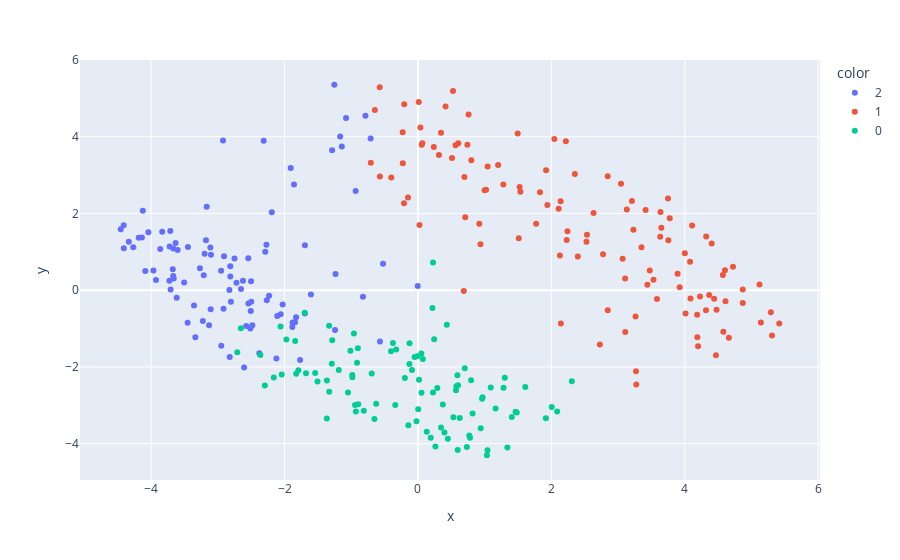

Notebook code for this chart:
### Markdown cell above
### pca and feature importances

### Code cell
pca = PCA()
cosims_means_pca = pca.fit_transform(X)

px.scatter(x = cosims_means_pca[:,0],
           y = cosims_means_pca[:,1],
           color=cosims_means_com['community'],
           hover_data = [cosims_means_com.index]
           )

### Figure 1 — Plotly figure (JSON) as saved in the notebook; plotly's stock layout.template omitted (floating-point values rounded to 4 significant figures)
{"data": [{"customdata": [["Jim Gaffigan: Comedy Monster (2021) | Transcript"], ["Kathleen Madigan: Bothering Jesus (2016) – Transcript"], ["Phil Wang: Philly Philly Wang Wang (2021) – Transcript"], ["Tom Papa: Freaked Out (2013) – Transcript"], ["Bo Burnham: Inside (2021) – Transcript"], ["Brian Regan: On The Rocks (2021) – Transcript"], ["Sarah Cooper: Everything’s Fine (2020) – Transcript"], ["Bo Burnham: Words, Words, Words (2010) – Transcript"], ["RONNY CHIENG: ASIAN COMEDIAN DESTROYS AMERICA (2019) – TRANSCRIPT"], ["Craig Ferguson: A Wee Bit o’ Revolution (2009) – Transcript"], ["Jack Whitehall: I’m Only Joking (2020) | Transcript"], ["ROY WOOD JR.: FATHER FIGURE (2017) – FULL TRANSCRIPT"], ["BILLY CONNOLLY: HIGH HORSE TOUR LIVE (2016) – FULL TRANSCRIPT"], ["Hannah Gadsby: Douglas (2020) – Transcript"], ["PATTON OSWALT: I LOVE EVERYTHING (2020) – FULL TRANSCRIPT"], ["LEE MACK: GOING OUT LIVE (2010) – FULL TRANSCRIPT"], ["Jerry Seinfeld: 23 Hours To Kill (2020) – Transcript"], ["MARIA BAMFORD: WEAKNESS IS THE BRAND (2020) – FULL TRANSCRIPT"], ["Amanda Seales: I Be Knowin’ (2019) – Transcript"], ["Stewart Lee: Carpet Remnant World (2012) – Full Transcript"], ["Stewart Lee: Content Provider (2018) – Transcript"], ["Jim Gaffigan: Quality Time (2019) – Full Transcript"], ["Kevin Bridges: A Whole Different Story (2015) – Full Transcript"], ["Kevin Bridges: The Story So Far… Live in Glasgow (2010) – Full Transcript"], ["Kevin Bridges: The Story Continues (2012) – Full Transcript"], ["Mike Birbiglia: The New One (2019) – Full Transcript"], ["Iliza Shlesinger: Unveiled (2019) – Full Transcript"], ["David Cross: Oh Come On (2019) – Full Transcript"], ["Colin Quinn: The New York Story (2016) – Full Transcript"], ["George Carlin: What Am I Doing in New Jersey? (1988) – Full Transcript"], ["Roy Wood Jr.: No One Loves You (2019) – Transcript"], ["Jimmy Carr: The Best of Ultimate Gold Greatest Hits (2019) – Full Transcript"], ["W. Kamau Bell: Private School Negro (2018) – Transcript"], ["Sebastian Maniscalco: Aren’t You Embarrassed? (2014) – Full Transcript"], ["Sebastian Maniscalco: What’s Wrong with People? (2012) – Full Transcript"], ["Oh, Hello On Broadway (2017) – Transcript"], ["Vir Das: Losing It (2018) – Full Transcript"], ["Jeff Foxworthy & Larry the Cable Guy: We’ve Been Thinking (2016) – Full Transcript"], ["Jeff Foxworthy: Totally Committed (1998) – Full Transcript"], ["BILL MAHER: LIVE FROM OKLAHOMA (2018) – Full Transcript"], ["Rowan Atkinson Live (1992) – Transcript"], ["Iliza Shlesinger: Confirmed Kills (2016) – Full Transcript"], ["JIM GAFFIGAN: NOBLE APE (2018) – Full Transcript"], ["Hannah Gadsby: Nanette (2018) – Transcript"], ["RICKY GERVAIS: LIVE IV – SCIENCE (2010) – Full Transcript"], ["RON WHITE: A LITTLE UNPROFESSIONAL (2012) – Full Transcript"], ["Ali Wong: Hard Knock Wife (2018) – Transcript"], ["John Mulaney: Kid Gorgeous At Radio City (2018) – Transcript"], ["George Carlin: You Are All Diseased (1999) – Transcript"], ["RICKY GERVAIS: HUMANITY (2018) – Full Transcript"], ["ADEL KARAM: LIVE FROM BEIRUT (2018) – Full Transcript"], ["STEWART LEE: 90s COMEDIAN (2006) – Full Transcript"], ["DAVE ATTELL: ROAD WORK (2014) – Full Transcript"], ["Eddie Izzard – Glorious (1997) – Transcript"], ["FRED ARMISEN: STANDUP FOR DRUMMERS (2018) – Full Transcript"], ["DANA CARVEY: STRAIGHT WHITE MALE, 60 (2016) – Full Transcript"], ["EDDIE IZZARD: STRIPPED (2009) – Full Transcript"], ["BRIAN REGAN: STANDING UP (2007) – Full Transcript"], ["BRIAN REGAN: NUNCHUCKS AND FLAMETHROWERS (2017) – Full Transcript"], ["Eddie Izzard: Unrepeatable (1994) | Transcript"], ["Stewart Lee: Stand-Up Comedian (2005) – Transcript"], ["JIMMY CARR: FUNNY BUSINESS (2016) – Full Transcript"], ["Eddie Izzard: Dress To Kill (1999) – Transcript"], ["FAHIM ANWAR: THERE’S NO BUSINESS LIKE SHOW BUSINESS (2017) – Transcript"], ["MAZ JOBRANI: IMMIGRANT (2017) – Full Transcript"], ["TODD BARRY: SPICY HONEY (2017) – Full Transcript"], ["Jerry Seinfeld: I’m Telling You for the Last Time (1998) – Transcript"], ["RICKY GERVAIS LIVE 2: POLITICS (2004) – Full Transcript"], ["CHRISTINA PAZSITZKY: MOTHER INFERIOR (2017) – FULL TRANSCRIPT"], ["Jack Whitehall: At Large (2017) – Transcript"], ["JUDAH FRIEDLANDER: AMERICA IS THE GREATEST COUNTRY IN THE UNITED STATES (2017) – Full Transcript"], ["PATTON OSWALT: ANNIHILATION (2017) – Full Transcript"], ["BILL MAHER: LIVE FROM D.C. (2014) – Full Transcript"], ["Pablo Francisco: Ouch! Live From San Jose (2006) – Full Transcript"], ["BILL MAHER… BUT I’M NOT WRONG (2010) – Full Transcript"], ["RUSSELL BRAND: MESSIAH COMPLEX (2013) – Full Transcript"], ["AL MADRIGAL: WHY IS THE RABBIT CRYING? (2013) – Full Transcript"], ["NEAL BRENNAN: 3 MICS (2017)- FULL TRANSCRIPT"], ["John Mulaney: New In Town (2012) – Transcript"], ["ALI WONG: BABY COBRA (2016) – Full Transcript"], ["Dylan Moran: Off The Hook (2015) – Transcript"], ["Hannibal Buress: Comedy Camisado (2016) – Transcript"], ["Neal Brennan: Women And Black Dudes (2014) – Transcript"], ["NICK OFFERMAN: AMERICAN HAM (2014) – Full Transcript"], ["Bo Burnham: What (2013) – Transcript"], ["John Mulaney: The Comeback Kid (2015) – Transcript"], ["LEWIS BLACK: BLACK TO THE FUTURE (2016) – Full Transcript"], ["Mike Birbiglia: Thank God for Jokes (2017) – Transcript"], ["GEORGE CARLIN: PLAYING WITH YOUR HEAD (1986) – Full Transcript"], ["GEORGE CARLIN: CARLIN ON CAMPUS (1984) – Full Transcript"], ["RICKY GERVAIS: OUT OF ENGLAND 2 (2010) – Full Transcript"], ["JIM GAFFIGAN: CINCO (2017) – Full Transcript"], ["BILL HICKS: RELENTLESS (1991) – Transcript"], ["Daniel Tosh: Happy Thoughts (2011) – Transcript"], ["George Carlin: Jamming in New York (1992) – Transcript"], ["GEORGE CARLIN: COMPLAINTS AND GRIEVANCES (2001) – FULL TRANSCRIPT"], ["GEORGE CARLIN: LIFE IS WORTH LOSING (2006) – Transcript"], ["Dave Chappelle: 8:46 – Transcript"]], "hovertemplate": "color=2<br>x=%{x}<br>y=%{y}<br>hover_data_0=%{customdata[0]}<extra></extra>", "legendgroup": "2", "marker": {"color": "#636efa", "symbol": "circle"}, "mode": "markers", "name": "2", "orientation": "v", "showlegend": true, "type": "scatter", "x": [-2.605, -1.766, -3.726, -2.266, -1.857, -3.224, -3.107, -1.907, -3.675, -2.122, -2.907, -1.235, -2.271, -1.842, -4.087, -1.604, -1.878, -3.336, -2.72, -3.602, -4.04, -2.821, -3.166, -4.138, -1.077, -2.948, -2.542, -2.813, -2.623, -4.124, -1.694, -3.268, -2.498, -2.482, -0.5693, -3.505, -4.409, -2.95, -3.965, -3.834, -4.455, -0.8244, -3.452, -2.826, -1.827, -0.934, -2.312, -3.927, -1.253, -2.511, -2.506, -3.722, -1.242, -2.502, -2.574, -3.707, -2.812, -2.028, -3.131, -3.177, -4.411, -0.5233, -3.112, -2.232, -2.057, -3.616, -3.632, -3.863, -2.109, -3.661, -3.667, -2.749, -4.334, -1.695, -4.185, -3.712, -3.103, -3.448, -2.914, -2.804, -2.289, -2.652, -3.669, -1.141, -0.003254, -3.357, -4.268, -3.211, -2.543, -2.19, -1.882, -2.378, -1.165, -3.198, -2.922, -0.7867, -0.7091, -1.286], "xaxis": "x", "y": [-2.013, -1.821, 0.2432, -0.2621, 2.756, -0.8011, -0.4978, 3.186, 0.5479, -1.779, 0.8875, 0.4185, 1.183, -0.8341, 0.4969, -0.1154, -0.8398, -1.225, 0.1959, 1.044, 1.51, -1.741, 2.176, 1.376, 4.486, -1.449, -0.3485, 0.6209, 0.2439, 2.069, 1.171, 0.5718, -0.3001, -0.9125, -1.337, 0.1989, 1.091, 0.5073, 0.5106, 1.522, 1.587, -0.174, -0.8495, 0.003434, -0.7059, 2.584, 3.893, 0.2628, 5.354, -0.9957, -0.5457, 1.138, -1.041, 0.2345, -0.9341, 0.0174, 0.3589, -0.3726, -0.9147, 1.304, 1.693, 0.6907, 1.113, -0.144, -0.6303, -0.1955, 1.23, 1.075, -0.6759, 0.3043, 1.086, 0.828, 1.264, -0.6084, 1.365, 1.541, 0.9207, 1.125, -0.4863, -0.3028, 1.005, 0.02969, 0.3696, 3.746, 0.1107, -0.4019, 1.116, 0.3888, 0.8344, 2.033, -0.9593, -1.641, 4.007, 0.9511, 3.901, 4.546, 3.951, 3.65], "yaxis": "y"}, {"customdata": [["Louis C. K.: Sorry (2021) | Transcript"], ["Mo Amer: Mohammed in Texas (2021) | Transcript"], ["Dave Chappelle: The Closer (2021) | Transcript"], ["Doug Stanhope: Beer Hall Putsch (2013) – Transcript"], ["Chris Rock Total Blackout: The Tamborine Extended Cut – Transcript"], ["Kevin Hart: Zero F**ks Given (2020) – Transcript"], ["Sam Jay: 3 in the Morning (2020) – Transcript"], ["GEORGE LOPEZ: WE’LL DO IT FOR HALF (2020) – FULL TRANSCRIPT"], ["JIM JEFFERIES: INTOLERANT (2020) – FULL TRANSCRIPT"], ["George Carlin: Doin’ It Again (1990) – Transcript"], ["ERIC ANDRE: LEGALIZE EVERYTHING (2020)"], ["RUSSELL PETERS: DEPORTED (2020) – FULL TRANSCRIPT"], ["LEE MACK: LIVE (2007) – FULL TRANSCRIPT"], ["JIM NORTON: AMERICAN DEGENERATE (2013) – FULL TRANSCRIPT"], ["Jim Norton: Monster Rain (2007) – Transcript"], ["Chris D’Elia: Man on Fire (2017) – Full Transcript"], ["Marc Maron: End Times Fun (2020) – Full Transcript"], ["PETE DAVIDSON: ALIVE FROM NEW YORK (2020) – FULL TRANSCRIPT"], ["Dan Soder: Son of a Gary (2019) – Full Transcript"], ["Tiffany Haddish: Black Mitzvah (2019) – Transcript"], ["Arsenio Hall: Smart and Classy (2019) – Transcript"], ["Nikki Glaser: Bangin’ (2019) – Full Transcript"], ["Bill Burr: Paper Tiger (2019) – Transcript"], ["Dave Chappelle: Sticks & Stones (2019) – Transcript"], ["Ralphie May: Filthy Animal Tour (2014) – Transcript"], ["Mike Epps: Only One Mike (2019) – Full Transcript"], ["Adam DeVine: Best Time of Our Lives (2019) – Full Transcript"], ["Jo Koy: Live from Seattle (2017) – Full Transcript"], ["Jo Koy: Comin’ in Hot (2019) – Full Transcript"], ["Cedric the Entertainer: Live from the Ville (2016) – Transcript"], ["Eddie Murphy: Raw (1987) – Transcript"], ["Robin Williams: Weapons of Self Destruction (2009) – Full Transcript"], ["ROBIN WILLIAMS LIVE ON BROADWAY (2002) – FULL TRANSCRIPT"], ["Kevin Hart: Irresponsible (2019) – Transcript"], ["Ken Jeong: You Complete Me, Ho (2019) – Full Transcript"], ["Adam Sandler: 100% Fresh (2018) – Full Transcript"], ["RON WHITE: IF YOU QUIT LISTENING, I’LL SHUT UP (2018) – FULL TRANSCRIPT"], ["Joe Rogan: Strange Times (2018) – Full Transcript"], ["D.L. Hughley: Contrarian (2018) – Transcript"], ["Bert Kreischer: Secret Time (2018) – Transcript"], ["Jim Norton: Contextually Inadequate (2015) – Transcript"], ["BRAD WILLIAMS: DADDY ISSUES (2016) – Full Transcript"], ["Deray Davis: How To Act Black (2017) – Transcript"], ["JIM JEFFERIES: THIS IS ME NOW (2018) – Full transcript"], ["KEVIN SMITH: SILENT BUT DEADLY (2018) – Full Transcript"], ["BRENT MORIN: I’M BRENT MORIN (2015) – Full Transcript"], ["Eddie Griffin: Undeniable (2018) – Transcript"], ["Marlon Wayans: Woke-Ish (2018) – Transcript"], ["Chris Rock: Bring the Pain (1996) – Transcript"], ["ARI SHAFFIR: DOUBLE NEGATIVE (2017) – Full Transcript"], ["Chris Rock: Tamborine (2018) – Transcript"], ["Katt Williams: Great America (2018) – Transcript"], ["JIMMY CARR: BEING FUNNY (2011) – Full Transcript"], ["JIMMY CARR: LAUGHING AND JOKING (2013) – Full Transcript"], ["D.L. Hughley: Unapologetic (2007) – Transcript"], ["BRIDGET EVERETT: GYNECOLOGICAL WONDER (2015) – Full Transcript"], ["Chris Rock: Never Scared (2004) – Transcript"], ["Chris Tucker: Live (2015) – Transcript"], ["Kevin Hart: What Now (2016) – Transcript"], ["Kevin Hart: Let Me Explain (2013) – Transcript"], ["Tom Segura: Disgraceful (2018) – Transcript"], ["Craig Ferguson: Does This Need To Be Said? (2011) – Transcript"], ["Dave Chappelle: The Bird Revelation (2017) – Transcript"], ["Dave Chappelle: Equanimity (2017) – Transcript"], ["CRAIG FERGUSON: I’M HERE TO HELP (2013) – Full Transcript"], ["WHITNEY CUMMINGS: I LOVE YOU (2014) – Full Transcript"], ["WHITNEY CUMMINGS: I’M YOUR GIRLFRIEND (2016) – Full Transcript"], ["Russell Howard Live: Dingledodies (2009) – Full Transcript"], ["Paul Mooney: A Piece of My Mind – Godbless America (2014) – Transcript"], ["Chris Rock: Kill The Messenger – London, New York, Johannesburg (2008) – Transcript"], ["Chris Rock: Bigger & Blacker (1999) – Transcript"], ["LISA LAMPANELLI: BACK TO THE DRAWING BOARD (2015) – Full Transcript"], ["ERIK GRIFFIN: THE UGLY TRUTH (2017) – Full Transcript"], ["Richard Pryor: Live And Smokin’ (1971) – Transcript"], ["RICHARD PRYOR: …HERE AND NOW (1983) – Full Transcript"], ["Jim Jefferies: Alcoholocaust (2010) – Transcript"], ["Kevin Hart: Seriously Funny (2010) – Transcript"], ["AZIZ ANSARI: INTIMATE MOMENTS FOR A SENSUAL EVENING (2010) – Full Transcript"], ["BIG JAY OAKERSON: LIVE AT WEBSTER HALL (2016) – Full Transcript"], ["George Carlin at USC (1977) – Full Transcript"], ["Jim Norton: Mouthful Of Shame (2017) Transcript"], ["Michael Che Matters (2016) – Transcript"], ["Joe Rogan: Triggered (2016) – Transcript"], ["Bo Burnham: Make Happy (2016) – Transcript"], ["BILL HICKS: REVELATIONS (1993) – FULL TRANSCRIPT"], ["DOUG STANHOPE: BEFORE TURNING THE GUN ON HIMSELF (2012) – Transcript"], ["DOUG STANHOPE: DEADBEAT HERO (2004) – Transcript"], ["JIM JEFFERIES: CONTRABAND (2008) – Full Transcript"], ["GEORGE CARLIN: AGAIN!* (1978) – Full Transcript"], ["Louis C.K.: Chewed Up (2008) – Transcript"], ["Tom Segura: Completely Normal (2014) – Transcript"], ["Louis C.K.: Live at the Beacon Theatre (2011) – Transcript"], ["JIM JEFFERIES: I SWEAR TO GOD (2009) – FULL TRANSCRIPT"], ["LOUIS C.K.: HILARIOUS (2010) – Full Transcript"], ["LOUIS C.K.: SHAMELESS (2007) – Full Transcript"], ["BILL BURR: I’M SORRY YOU FEEL THAT WAY (2014) – Full Transcript"], ["BILL BURR: YOU PEOPLE ARE ALL THE SAME (2012) – Full Transcript"], ["Dave Chappelle: For What It’s Worth (2004) – Transcript"], ["Dave Chappelle: Killin’ Them Softly (2000) – Transcript"], ["Eddie Griffin: You Can Tell ‘Em I Said It! (2011) – Transcript"], ["BILL BURR: WALK YOUR WAY OUT (2017) – Full Transcript"], ["Katt Williams: Live (2006) – Transcript"], ["Richard Pryor: Live in Concert (1979) – Transcript"], ["RICHARD PRYOR: LIVE ON THE SUNSET STRIP (1982) – Full Transcript"], ["JIM JEFFERIES: BARE (2014) – Full Transcript"], ["Dave Chappelle: Deep in the Heart of Texas (2017) – Transcript"], ["Tom Segura: Mostly Stories (2016) – Transcript"], ["JIM JEFFERIES: FREEDUMB (2016) – Full Transcript"], ["Eddie Murphy: Delirious (1983) – Transcript"], ["Dave Chappelle: The Age of Spin (2017) – Transcript"], ["GEORGE CARLIN: BACK IN TOWN (1996) – Full transcript"], ["LOUIS C.K.: 2017 – Full transcript"], ["George Carlin: It’s Bad For Ya (2008) Full transcript"], ["JIM JEFFERIES ON GUN CONTROL [FULL TRANSCRIPT]"]], "hovertemplate": "color=1<br>x=%{x}<br>y=%{y}<br>hover_data_0=%{customdata[0]}<extra></extra>", "legendgroup": "1", "marker": {"color": "#EF553B", "symbol": "circle"}, "mode": "markers", "name": "1", "orientation": "v", "showlegend": true, "type": "scatter", "x": [0.9996, 2.845, 1.021, 0.4144, 3.208, 4.012, 4.228, 4.403, 1.28, -0.6453, -0.2087, 4.189, 3.106, 1.772, -0.2288, 5.416, 2.728, 4.578, 2.241, 3.108, 3.413, 3.263, 4.602, 1.044, 1.921, 3.774, 4.079, 5.291, 4.869, 2.633, 4.723, 1.202, 0.3454, 4.366, 0.9377, 0.7999, 0.2379, 3.637, 0.7414, 1.512, -0.7067, 3.583, 4.61, 0.6966, 3.531, 5.307, 0.6051, 4.11, 3.649, 3.268, 3.131, 2.045, -0.2269, -0.1488, 2.845, 2.397, 1.495, 5.141, 4.318, 4.869, 3.273, 2.774, 0.5635, 0.511, 2.109, 3.351, 2.143, 0.6876, 1.941, 3.044, 3.748, 1.524, 4.001, 2.129, 5.12, -0.5707, 4.199, 0.9198, 3.754, 0.05702, 4.186, 4.44, 2.352, 0.709, -0.2048, 0.01224, 0.5256, -0.4, 0.7587, 2.23, 4.661, 3.924, 0.06604, 4.477, 3.893, 3.631, 4.571, 1.83, 3.44, 2.139, 3.23, 2.534, 4.321, 4.086, 3.069, 3.475, 4.467, 1.537, 2.217, 0.3149, -0.5727, 2.526, 0.03733, 0.02294], "xaxis": "x", "y": [2.608, -0.5235, 2.616, 4.788, 2.326, -0.6053, -0.1671, 1.213, 2.752, 4.696, 2.267, -1.23, 0.3023, 1.729, 4.12, -0.8681, -1.415, -1.082, 1.533, -1.091, 2.089, -0.6861, 0.5186, 3.223, 3.127, 1.876, 0.7404, -0.5765, 0.01954, 2.009, 0.6126, 3.265, 4.106, -0.1251, 1.198, 3.386, 3.734, 2.039, 3.789, 1.355, 3.323, -0.2315, -0.2914, 2.951, 0.2697, -1.179, 3.828, 1.685, 1.624, -2.113, 2.104, 3.94, 3.31, 2.418, 2.97, 0.8781, 4.081, -0.8419, -0.5259, -0.3331, -2.457, 0.9346, 3.777, 3.442, 2.124, 1.122, -0.8696, -0.01859, 2.221, 2.773, 2.388, 2.688, 0.9638, 0.9029, 0.1457, 2.963, -1.464, 1.731, 1.299, 3.793, -0.638, -0.226, 3.025, 1.903, 4.845, 4.908, 5.19, 2.934, 4.576, 1.308, -1.24, 0.07571, 3.828, -0.5132, 0.4296, 1.391, 0.3978, 2.555, 0.1422, 2.32, 1.575, 1.445, 1.396, -0.2147, 0.8189, 0.5119, -1.694, 2.566, 3.885, 3.524, 5.289, 1.261, 4.24, 1.702], "yaxis": "y"}, {"customdata": [["Drew Michael: Drew Michael (2018) | Transcript"], ["Drew Michael: Red Blue Green (2021) | Transcript"], ["Kathleen Madigan: Madigan Again (2013) – Transcript"], ["Tom Papa: You’re Doing Great! (2020) – Transcript"], ["Tom Papa: Human Mule (2016) – Transcript"], ["Tig Notaro: Boyish Girl Interrupted (2015) – Transcript"], ["Joe List: I Hate Myself (2020) – Transcript"], ["Nate Bargatze: The Greatest Average American (2021) – Transcript"], ["Vir Das: Outside in – The Lockdown Special (2020) – Transcript"], ["Larry the Cable Guy – Remain Seated (2020) – Transcript"], ["Craig Ferguson: Just Being Honest (2015) – Transcript"], ["Sam Morril: I Got This (2020) – Transcript"], ["MICHAEL MCINTYRE: SHOWMAN (2020) – TRANSCRIPT"], ["ROB SCHNEIDER: ASIAN MOMMA, MEXICAN KIDS (2020) – TRANSCRIPT"], ["URZILA CARLSON: OVERQUALIFIED LOSER (2020) – FULL TRANSCRIPT"], ["Mark Normand: Don’t Be Yourself (2017) – Transcript"], ["Chris Gethard: Career Suicide (2017) – Transcript"], ["RAMY YOUSSEF: FEELINGS (2019) – FULL TRANSCRIPT"], ["KENNY SEBASTIAN DON’T BE THAT GUY (2017) – FULL TRANSCRIPT"], ["Hasan Minhaj: Homecoming King (2017) – Transcript"], ["JIMMY O. YANG: GOOD DEAL (2020) – FULL TRANSCRIPT"], ["JO KOY: LIGHTS OUT (2012) – FULL TRANSCRIPT"], ["T.J. MILLER: NO REAL REASON (2011) – FULL TRANSCRIPT"], ["CHRIS D’ELIA: WHITE MALE. BLACK COMIC. (2013) – FULL TRANSCRIPT"], ["Tom Segura: Ball Hog (2020) – Transcript"], ["Bert Kreischer: Hey Big Boy (2020) – Transcript"], ["PETE DAVIDSON: SMD (2016) – FULL TRANSCRIPT"], ["Sara Pascoe: LadsLadsLads (2019) – Full Transcript"], ["Michelle Wolf: Joke Show (2019) – Full Transcript"], ["Seth Meyers: Lobby Baby (2019) – Full Transcript"], ["Emily Heller: Ice Thickeners (2019) – Full Transcript"], ["Whitney Cummings: Can I Touch It? (2019) – Full Transcript"], ["Aziz Ansari: Right Now (2019) – Transcript"], ["Wanda Sykes: Not Normal (2019) – Full Transcript"], ["Demetri Martin: Live (At The Time) (2015) | Transcript"], ["Chelsea Peretti: One of the Greats (2014) – Full Transcript"], ["Anthony Jeselnik: Fire in the Maternity Ward (2019) – Transcript"], ["Nate Bargatze: The Tennessee Kid (2019) – Full Transcript"], ["Nate Bargatze: Full Time Magic (2015) – Full Transcript"], ["Amy Schumer: Growing (2019) – Full Transcript"], ["Enissa Amani: Ehrenwort (2018) Full Transcript"], ["Ray Romano: Right Here, Around the Corner (2019) – Full Transcript"], ["Gabriel “Fluffy” Iglesias: One Show Fits All (2019) – Full Transcript"], ["Sebastian Maniscalco: Stay Hungry (2019) – Full Transcript"], ["Ellen Degeneres: Relatable (2018) – Transcript"], ["Pete Holmes: Dirty Clean (2018) – Full Transcript"], ["Trevor Noah: Son of Patricia (2018) – Transcript"], ["Mo Amer: The Vagabond (2018) – Full Transcript"], ["Joe Mande’s Award-Winning Comedy Special (2017) – Full Transcript"], ["Henry Rollins: Keep Talking, Pal (2018) – Full Transcript"], ["Iliza Shlesinger: Freezing Hot (2015) – Full Transcript"], ["Iliza Shlesinger: War Paint (2013) – Transcript"], ["Demetri Martin: The Overthinker (2018) | Transcript"], ["Iliza Shlesinger: Elder Millennial (2018) – Full Transcript"], ["RUSSELL PETERS: OUTSOURCED (2006) – Full Transcript"], ["RUSSELL PETERS: ALMOST FAMOUS (2016) – Full Transcript"], ["MICHAEL MCINTYRE: HELLO WEMBLEY! (2009) – Full Transcript"], ["KEVIN JAMES: NEVER DON’T GIVE UP (2018) – Full Transcript"], ["NIKKI GLASER: PERFECT (2016) – Full Transcript"], ["KAVIN JAY: EVERYBODY CALM DOWN! (2018) – Full Transcript"], ["GREG DAVIES: YOU MAGNIFICENT BEAST (2018) – Full Transcript"], ["Mike Birbiglia: My Girlfriend’s Boyfriend (2013) – Transcript"], ["TODD GLASS: ACT HAPPY (2018) – Full Transcript"], ["MICHELLE WOLF: NICE LADY (2017) – Full Transcript"], ["ELLEN DEGENERES: THE BEGINNING (2000) – Full Transcript"], ["RUSSELL HOWARD: RECALIBRATE (2017) – Full Transcript"], ["SARAH MILLICAN: CHATTERBOX LIVE (2011) – Full Transcript"], ["Anjelah Johnson: Not Fancy (2015) – Transcript"], ["CRISTELA ALONZO: LOWER CLASSY (2017) – Full Transcript"], ["AZIZ ANSARI: LIVE IN MADISON SQUARE GARDEN (2015) – Full Transcript"], ["AZIZ ANSARI: BURIED ALIVE (2013) – Full Transcript"], ["Sarah Silverman: Jesus Is Magic (2005) – Transcript"], ["SARAH SILVERMAN: WE ARE MIRACLES (2013) – Full Transcript"], ["Gabriel Iglesias: Hot And Fluffy (2007) – Transcript"], ["GABRIEL IGLESIAS: I’M NOT FAT … I’M FLUFFY (2009) – Full Transcript"], ["GABRIEL IGLESIAS: I’M SORRY FOR WHAT I SAID WHEN I WAS HUNGRY (2016) – Full Transcript"], ["RORY SCOVEL TRIES STAND-UP FOR THE FIRST TIME (2017) – Full Transcript"], ["JEN KIRKMAN: JUST KEEP LIVIN’? (2017) – Full Transcript"], ["DANIEL TOSH: COMPLETELY SERIOUS (2007) – Full Transcript"], ["Donald Glover: Weirdo (2012) – Transcript"], ["Norm Macdonald: Hitler’s Dog, Gossip & Trickery (2017) – Transcript"], ["DANIEL TOSH: PEOPLE PLEASER (2016) – FULL TRANSCRIPT"], ["Marc Maron: More Later (2015) – Full Transcript"], ["AMY SCHUMER: MOSTLY SEX STUFF (2012) – Full Transcript"], ["AMY SCHUMER: LIVE AT THE APOLLO (2015) – Full Transcript"], ["Trevor Noah: Lost In Translation (2015) – Transcript"], ["MARIA BAMFORD: OLD BABY (2017) – FULL TRANSCRIPT"], ["ANTHONY JESELNIK: CALIGULA (2013) – Full Transcript"], ["Anthony Jeselnik: Thoughts And Prayers (2015) – Full Transcript"], ["SARAH SILVERMAN: A SPECK OF DUST (2017) – Full Transcript"], ["AMY SCHUMER: THE LEATHER SPECIAL (2017) – Full Transcript"], ["LOUIS C.K.: OH MY GOD (2013) – Full Transcript"], ["LOUIS C.K.: LIVE AT  THE COMEDY STORE (2015) – Transcript"], ["Patrice O’Neal: Elephant in the Room (2011) – Transcript"], ["Trevor Noah: Afraid Of The Dark (2017) – Transcript"], ["BILL BURR: LET IT GO (2010) – TRANSCRIPT"], ["Reggie Watts: Spatial (2016) – Full Transcript"]], "hovertemplate": "color=0<br>x=%{x}<br>y=%{y}<br>hover_data_0=%{customdata[0]}<extra></extra>", "legendgroup": "0", "marker": {"color": "#00cc96", "symbol": "circle"}, "mode": "markers", "name": "0", "orientation": "v", "showlegend": true, "type": "scatter", "x": [1.918, -0.9598, 0.5317, 0.05088, -0.1272, -2.042, 0.3728, -0.02194, -0.9835, -1.825, -0.9005, -0.34, -1.329, 2.087, 0.2178, 2.006, -2.362, 0.9688, -0.04967, -0.8949, -0.9825, 2.307, -1.187, 1.464, 0.7802, 0.226, 0.5958, -2.059, 0.07363, -2.654, -1.84, -0.3752, -1.012, 0.2431, -0.811, -1.364, -1.697, 0.2625, 0.1922, -0.1437, -1.678, 1.043, -0.6524, -0.6264, -1.792, 1.609, -0.9307, -1.048, -1.506, -2.294, 0.7025, 0.9621, -0.9428, -1.291, 0.7965, 0.8192, 0.2901, 0.734, 1.341, -1.541, -0.326, -1.972, 0.9409, -0.4041, -1.285, 1.283, 0.5763, -2.161, 1.164, 0.5704, -0.01024, 0.6007, 0.4331, 0.3459, 0.3973, -0.6934, 0.77, 0.4488, 0.01627, 0.592, -0.1954, -1.332, 1.481, 1.034, 0.05296, 0.004, -2.708, -0.9124, -0.08934, -1.366, 0.1316, 0.2261, 1.091, 1.408, 0.6269, 1.302, -0.1251], "xaxis": "x", "y": [-3.337, -1.13, -3.311, -1.65, -1.924, -2.195, -2.978, -3.419, -2.211, -2.181, -1.512, -2.99, -2.65, -3.165, -0.4675, -3.047, -1.688, -2.788, -1.742, -2.974, -2.269, -2.375, -2.08, -3.168, -3.849, -2.666, -4.168, -0.9485, -1.791, -0.9938, -1.326, -1.376, -1.577, -1.276, -3.141, -2.353, -0.591, -4.074, -3.844, -3.522, -2.163, -4.172, -3.355, -2.96, -2.088, -2.521, -3.159, -2.665, -2.38, -2.485, -2.037, -2.831, -2.994, -1.918, -2.346, -3.216, -2.547, -4.09, -4.099, -2.158, -1.549, -1.287, -3.599, -1.589, -1.302, -2.543, -2.503, -2.275, -3.081, -2.61, -1.721, -2.48, -0.8983, -3.581, -3.71, -2.17, -3.789, -3.873, -2.337, -2.219, -2.288, -0.9296, -3.19, -4.303, -2.671, -3.106, -1.618, -1.893, -2.082, -3.343, -3.693, 0.7234, -2.54, -3.304, -3.334, -2.282, -1.381], "yaxis": "y"}], "layout": {"legend": {"title": {"text": "color"}, "tracegroupgap": 0}, "margin": {"t": 60}, "xaxis": {"anchor": "y", "domain": [0, 1], "title": {"text": "x"}}, "yaxis": {"anchor": "x", "domain": [0, 1], "title": {"text": "y"}}}}
